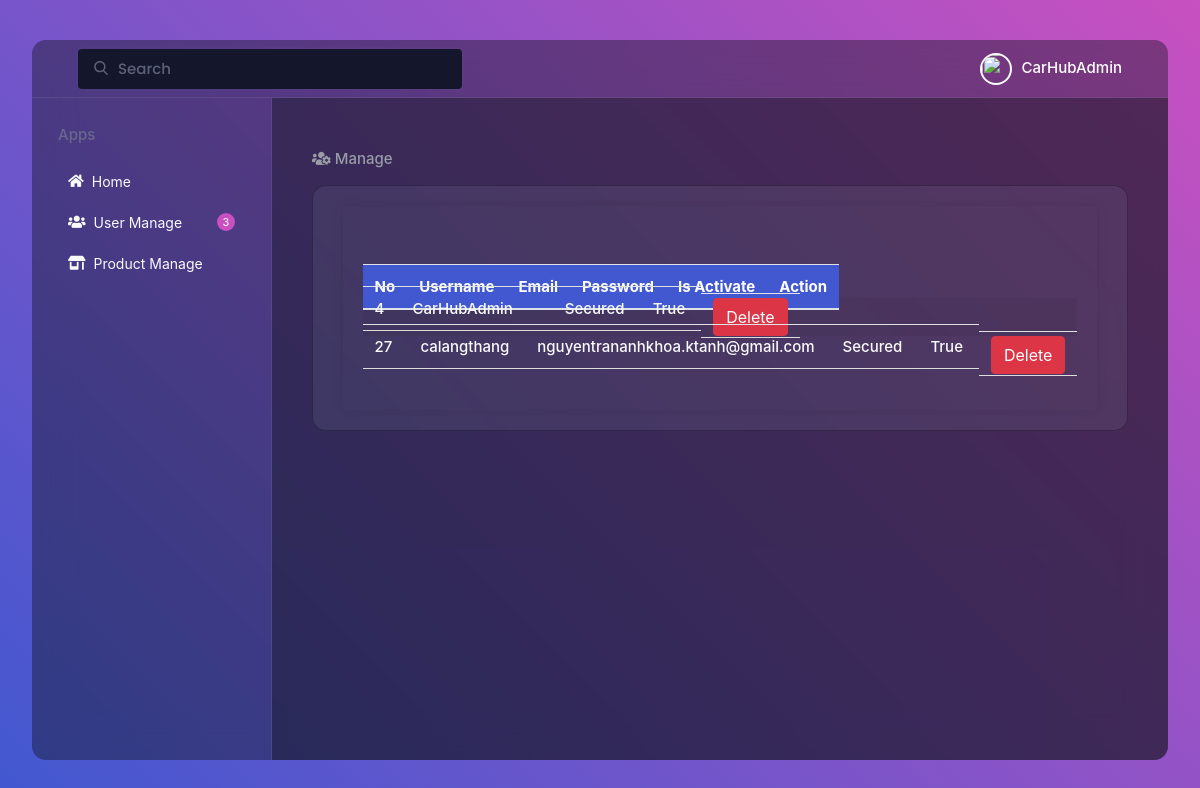
Screenshot of /manage/user-manager/ (signed in) with the database file from the repository.
### userApp/models.py (models this page shows, shortened)
class UserProfile(models.Model):
    user = models.OneToOneField(User, on_delete=models.CASCADE,)
    auth_token = models.CharField(max_length=100)
    is_verified = models.BooleanField(default=False)
    created_at = models.DateTimeField(auto_now_add=True)

### inventory/views.py (the view)
# urls.py: path('user-manager/', views.user_manager, name="user_manager"),
def user_manager(request):
    user_items = UserProfile.objects.all()
    return render(request, "manager.html",  {"profiles": user_items})

### cart/context_processors.py (called while the page is built)
def cart(request):
    return {'cart': Cart(request)}

### inventory/templates/manager.html (shortened to what this page needs)
<!DOCTYPE html>
<html lang="en" >
<head>
  {% load static %}
  <link rel="stylesheet" href="https://cdnjs.cloudflare.com/ajax/libs/normalize/5.0.0/normalize.min.css">
  <link rel="stylesheet" href="https://cdnjs.cloudflare.com/ajax/libs/font-awesome/5.14.0/css/all.min.css">
  <link rel="stylesheet" href="{% static '/css/home/style.css' %}">
  <link rel="stylesheet" href="{% static '/css/home/modal.css' %}">
  <link rel='stylesheet' href='https://cdnjs.cloudflare.com/ajax/libs/twitter-bootstrap/4.1.2/css/bootstrap.min.css'>
</head>
<body>
<div class="app">
 <div class="header">
  <div class="search-bar">
   <input type="text" placeholder="Search">
  </div>
  <div class="header-profile">
   <img class="profile-img" src="https://scontent.fsgn5-9.fna.fbcdn.net/v/t1.15752-9/334916997_1303497150275290_8922897281387923853_n.jpg?_nc_cat=102&ccb=1-7&_nc_sid=8cd0a2&_nc_eui2=AeHuZIF7ta5DKgLKXzlgH9UzEIm9kJ4sRNsQib2QnixE22N2xVXH0x4sYnkpVWiMogrChHmSoCf8CZrCviJJoj2W&_nc_ohc=zH4mTQcIia4AX8UBTnp&_nc_ht=scontent.fsgn5-9.fna&oh=03_AdScG1B0Bj9KctNCVgJR8sQNQSaF5U66syiOAR8Rv0AAOg&oe=658ECA38" alt="">
   <a href="#" class="header-username">{{request.user.username}}</a>
  </div>
 </div>
 <div class="wrapper">
  <div class="left-side">
   <div class="side-wrapper">
    <div class="side-title">Apps</div>
    <div class="side-menu">
      <a href="{% url 'home' %}">
        <i id="menu-icon" class="fas fa-home"></i>
        Home
       </a>
      {% if user.is_authenticated %}
      <a href="#">
        <i id="menu-icon" class="fas fa-users"></i>
        User Manage
        <span class="notification-number updates">3</span>
      </a>
      {% else %}
      <a href="#">
        <i id="menu-icon" class="fas fa-store-alt"></i>
        Login
        <span class="notification-number updates">3</span>
      </a>
      {% endif %}
    {% if user.is_authenticated %}
     <a href="{% url 'product_manager' %}">
        <i id="menu-icon" class="fas fa-store-alt"></i>
        Product Manage
     </a>
    {% else %}
     <a href="#">
      <i id="menu-icon" class="fas fa-sign-in-alt"></i>
      Login
     </a>
    {% endif %}
    </div>
   </div>
  </div>
   <div class="content-wrapper">
    <div class="content-section">
     <div class="content-section-title"><i class="fas fa-users-cog"></i> Manage</div>
     <ul>
        <main>
            <table class="table table-striped" id="table-list">
                <thead>
                  <tr>
                    <th>No</th>
                    <th>Username</th>
                    <th>Email</th>
                    <th>Password</th>
                    <th>Is Activate</th>
                    <th>Action</th>
                  </tr>
                </thead>
                <tbody class="data-table">
                    {% for profile in profiles %}
                    <tr>
                      <td>
                        {{ profile.user.id }}
                      </td>
                      <td>
                        {{ profile.user.username }}
                      </td>
                      <td>
                        {{ profile.user.email }}
                      </td>
                      <td>
                        Secured
                      </td>
                      <td>
                        {{ profile.is_verified }}
                      </td>
                      <td>
                        <div class="btn btn-danger btn-delete" data-id="312312">
                          Delete
                        </div>
                      </td>
                    </tr>
                    {% endfor %}
                  </tbody>
            </table>
        </main>
     </ul>
     </div>
     <br>
  </div>
 </div>
</div>
</body>
</html>

### static/css/home/style.css (style rules this page uses)
* { outline: none; box-sizing: border-box; }
:root { --theme-bg-color: rgba(16 18 27 / 40%); --border-color: rgba(113 119 144 / 25%); --theme-color: #f9fafb; --inactive-color: rgb(113 119 144 / 78%); --body-font: "Poppins", sans-serif; --hover-menu-bg: rgba(12 15 25 / 30%); --content-title-color: #999ba5; --content-bg: rgb(146 151 179 / 13%); --button-inactive: rgb(249 250 251 / 55%); --dropdown-bg: #21242d; --dropdown-hover: rgb(42 46 60); --popup-bg: rgb(22 25 37); --search-bg: #14162b; --overlay-bg: rgba(36, 39, 59, 0.3); --scrollbar-bg: rgb(1 2 3 / 40%); }
html { box-sizing: border-box; -webkit-font-smoothing: antialiased; }
body { font-family: var(--body-font); background: #9053c7; background: -webkit-linear-gradient(-135deg, #c850c0, #4158d0); background: -o-linear-gradient(-135deg, #c850c0, #4158d0); background: -moz-linear-gradient(-135deg, #c850c0, #4158d0); background: linear-gradient(-135deg, #c850c0, #4158d0); background-size: cover; background-position: center; display: flex; justify-content: center; align-items: center; flex-direction: column; padding: 2em; width: 100%; height: 100vh; }
img { max-width: 100%; }
.app { background-color: var(--theme-bg-color); max-width: 1250px; max-height: 860px; height: 90vh; display: flex; flex-direction: column; overflow: hidden; position: relative; width: 100%; border-radius: 14px; backdrop-filter: blur(20px); -webkit-backdrop-filter: blur(20px); font-size: 15px; font-weight: 500; }
.header { display: flex; align-items: center; flex-shrink: 0; height: 58px; width: 100%; border-bottom: 1px solid var(--border-color); padding: 0 30px; white-space: nowrap; }
.search-bar { height: 40px; display: flex; width: 100%; max-width: 400px; padding-left: 16px; border-radius: 4px; }
.search-bar input { width: 100%; height: 100%; border: none; background-color: var(--search-bg); border-radius: 4px; font-family: var(--body-font); font-size: 15px; font-weight: 500; padding: 0 20px 0 40px; box-shadow: 0 0 0 2px rgba(134, 140, 160, 0.02); background-size: 14px; background-repeat: no-repeat; background-position: 16px 48%; color: var(--theme-color); }
.search-bar input::placeholder { font-family: var(--body-font); color: var(--inactive-color); font-size: 15px; font-weight: 500; }
.header-profile { display: flex; align-items: center; padding: 0 16px 0 40px; margin-left: auto; flex-shrink: 0; }
.notification-number { position: absolute; background-color: #c850c0; width: 16px; height: 16px; border-radius: 50%; font-size: 10px; display: flex; align-items: center; justify-content: center; color: #fff; right: -6px; top: -6px; }
.header-username { margin-left: 10px; color: #fff; text-decoration: none; }
.profile-img { width: 32px; height: 32px; border-radius: 50%; -o-object-fit: cover; object-fit: cover; border: 2px solid var(--theme-color); margin-left: 22px; }
.wrapper { display: flex; flex-grow: 1; overflow: hidden; }
.left-side { flex-basis: 240px; border-right: 1px solid var(--border-color); padding: 26px; overflow: auto; flex-shrink: 0; }
.side-title { color: var(--inactive-color); margin-bottom: 14px; }
.side-menu { display: flex; flex-direction: column; white-space: nowrap; }
#menu-icon { margin-right: 8px; }
.side-menu a { text-decoration: none; color: var(--theme-color); display: flex; align-items: center; font-weight: 400; padding: 10px; font-size: 14px; border-radius: 6px; transition: 0.3s; }
.updates { position: relative; top: 0; right: 0; margin-left: auto; width: 18px; height: 18px; font-size: 11px; }
.content-wrapper { display: flex; flex-direction: column; color: var(--theme-color); padding: 20px 40px; width: 100%; overflow: auto; background-color: var(--theme-bg-color); }
.content-section { margin-top: 30px; display: flex; flex-direction: column; }
.content-section-title { color: var(--content-title-color); margin-bottom: 14px; }
.content-section ul { display: flex; flex-direction: column; width: 100%; height: 100%; justify-content: space-around; background-color: var(--content-bg); padding-left: 0; margin: 0; border-radius: 14px; border: 1px solid var(--theme-bg-color); cursor: pointer; }
main { max-width: 800px; margin: 20px auto; padding: 20px; box-shadow: 0 0 10px rgba(0, 0, 0, 0.1); }
table { width: 100%; border-collapse: collapse; margin-top: 50px; }
th, td { display:ruby; border-bottom: 1px solid #ddd; padding: 8px; text-align: center; }
th { background-color: #4158d0; color: white; }

### rows the page displays
UserProfile: user.id "4", user.username "CarHubAdmin", is_verified "True"
UserProfile: user.id "27", user.username "calangthang", user.email "nguyentrananhkhoa.ktanh@gmail.com", is_verified "True"

### other values shown
{{ request.user.username }} "CarHubAdmin"
